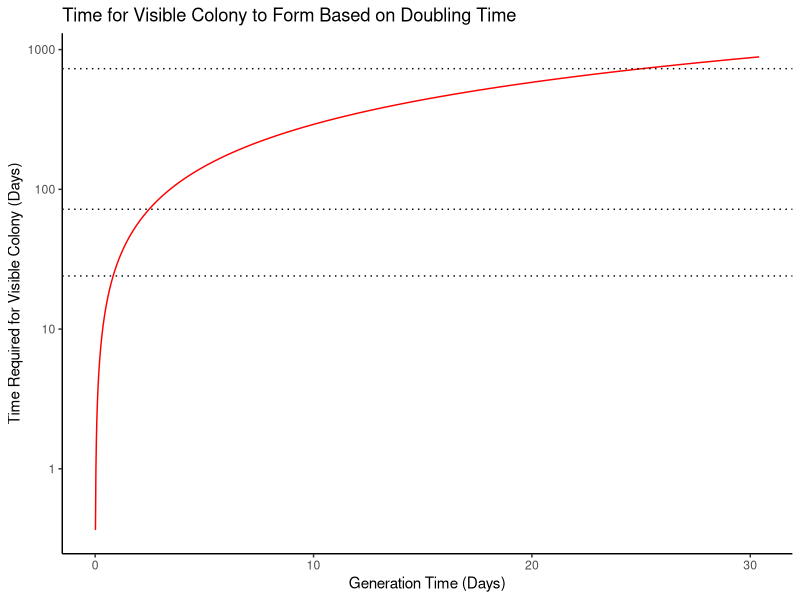
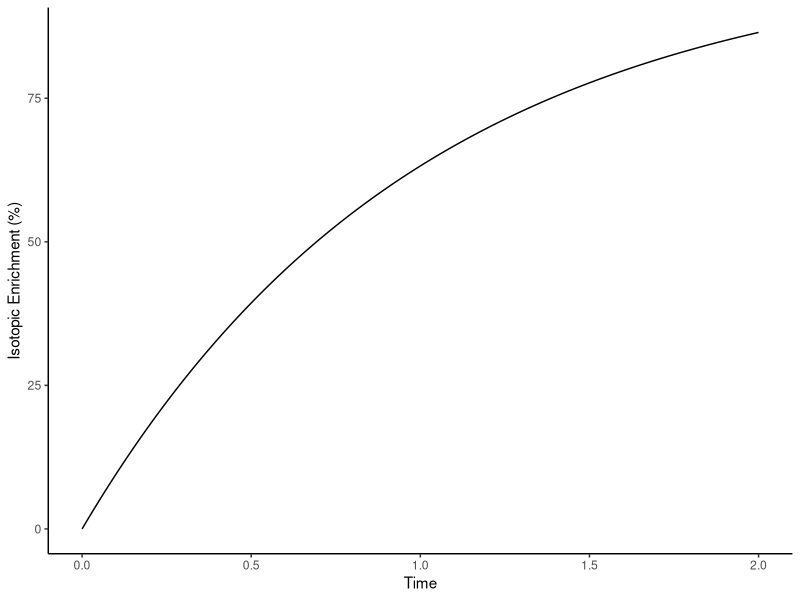
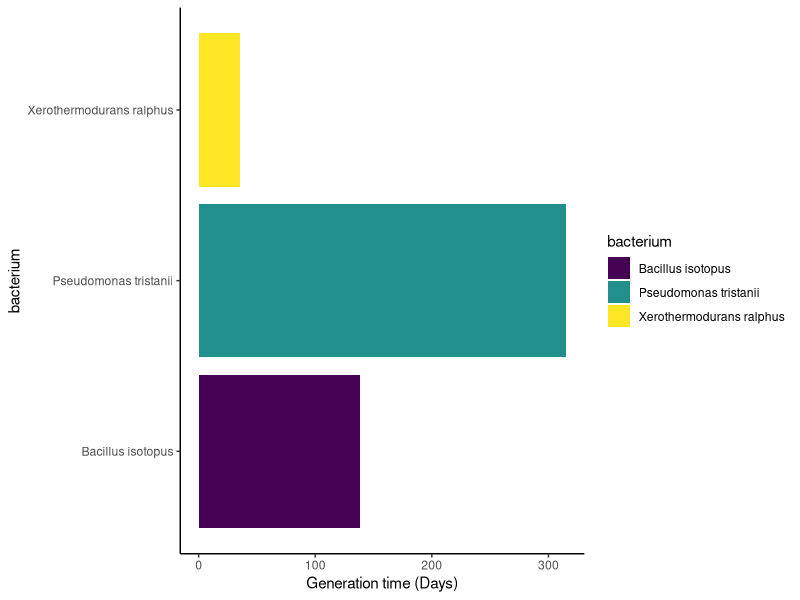

The R script that drew these images, in order:
## ---- chunk 1
library(tidyverse)
## ---- chunk 2
colonies <- tibble(
  gen_time_hr = seq(0.3, 730, by = 0.5), # a sequence of generation times in divisions per hour
  gen_time_day = gen_time_hr / 24, # convert to days
  cells_required = 6E8, # a constant telling us the threshold at which a colony becomes visible 
  divisions_required = log2(cells_required), # calculate how many binary cell divisions are required to reach the visible threshold
  time_required_hr = divisions_required * gen_time_hr, # determine time required
  time_required_day = time_required_hr / 24
)

times <- c(24, 72, 730) # one day, three days, one month

colonies %>% ggplot(aes(x = gen_time_day, y = time_required_day)) +
  geom_line(color = "red") +
  scale_y_log10() +
  ggtitle("Time for Visible Colony to Form Based on Doubling Time") +
  xlab("Generation Time (Days)") +
  ylab("Time Required for Visible Colony (Days)") +
  geom_hline(yintercept = times, linetype = "dotted") +
  theme_classic()
## ---- chunk 3
biomass_estimate <- tibble(
  t = seq(0, 2, by = 0.01),
  f_wspiked = 1, # consider tracer to be pure
  u = 1,
  f_Boriginal = 0,
  f_B = (f_wspiked * (1 - exp(-u*t)) + (f_Boriginal * exp(-u*t)))
)

ggplot(data = biomass_estimate, aes(x = t, y = f_B * 100)) +
  geom_line() +
  ylab("Isotopic Enrichment (%)") +
  xlab("Time") +
  theme_classic()
## ---- chunk 4
gencalc <- function(a, FT, F0, FL, t) {
  case_when(
    t == 0 ~ NA_real_,
    TRUE ~ - (1/t)*(log((FT - a*FL)/(F0 - a*FL)))
  )
}
## ---- chunk 5
ref_ratio = 0.0001557643 # reference ratio (VSMOW) of 2H 

iso_data <- tibble(
  bacterium = c("Pseudomonas tristanii", "Bacillus isotopus", "Xerothermodurans ralphus"),
  compound = "iso 15:0",
  t = c(50, 50, 50), # labeling time in hours
  d2H = c(40.193510, 133.178118, 612.08982), # delta 2H values in permil measured after labeling time
  R = (d2H/1000 + 1) * ref_ratio, # convert delta to isotope ratio
  FT = (R / (1+R)), # convert isotope ratio to fractional abundance
  FL = 0.005, # tracer strength of 0.005 (0.5at%)
  t0 = 0, # time zero = 0
  a = 0.5, # assimilation efficiency
  F0 = 0.0001505666, # baseline 2H abundance before labeling experiment
  d_FT = FT - F0, # change in isotopic composition
  d_t = t - t0, # change in time
  u_hr = gencalc(a = a, FT = d_FT, F0 = 0, FL = FL, t = t), # growth rate in hours
  u_d = u_hr * 24, # growth rate in days
  gen_d = log(2) / u_d # generation time in days
)
## ---- chunk 6
iso_data %>% ggplot(aes(x = bacterium, y = gen_d)) +
  geom_bar(aes(fill = bacterium), stat = "identity") +
  coord_flip() +
  scale_fill_viridis_d() +
  ylab("Generation time (Days)") +
  theme_classic()
